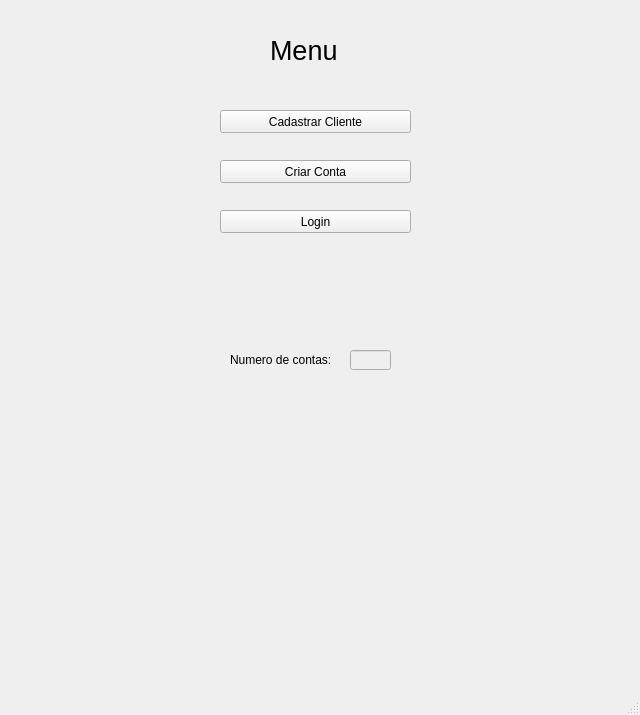
<?xml version="1.0" encoding="UTF-8"?>
<ui version="4.0">
 <class>MainWindow</class>
 <widget class="QMainWindow" name="MainWindow">
  <property name="geometry">
   <rect>
    <x>0</x>
    <y>0</y>
    <width>640</width>
    <height>715</height>
   </rect>
  </property>
  <property name="windowTitle">
   <string>MainWindow</string>
  </property>
  <widget class="QWidget" name="centralwidget">
   <widget class="QLabel" name="label_cadastrar">
    <property name="geometry">
     <rect>
      <x>270</x>
      <y>20</y>
      <width>91</width>
      <height>61</height>
     </rect>
    </property>
    <property name="sizePolicy">
     <sizepolicy hsizetype="Preferred" vsizetype="Preferred">
      <horstretch>10</horstretch>
      <verstretch>19</verstretch>
     </sizepolicy>
    </property>
    <property name="font">
     <font>
      <pointsize>20</pointsize>
     </font>
    </property>
    <property name="text">
     <string>Menu</string>
    </property>
   </widget>
   <widget class="QPushButton" name="botao_cadastrar_cliente">
    <property name="geometry">
     <rect>
      <x>220</x>
      <y>110</y>
      <width>191</width>
      <height>23</height>
     </rect>
    </property>
    <property name="text">
     <string>Cadastrar Cliente</string>
    </property>
   </widget>
   <widget class="QPushButton" name="botao_criar_conta">
    <property name="geometry">
     <rect>
      <x>220</x>
      <y>160</y>
      <width>191</width>
      <height>23</height>
     </rect>
    </property>
    <property name="text">
     <string>Criar Conta</string>
    </property>
   </widget>
   <widget class="QPushButton" name="botao_login">
    <property name="geometry">
     <rect>
      <x>220</x>
      <y>210</y>
      <width>191</width>
      <height>23</height>
     </rect>
    </property>
    <property name="text">
     <string>Login</string>
    </property>
   </widget>
   <widget class="QLineEdit" name="edit_numero_conta">
    <property name="enabled">
     <bool>false</bool>
    </property>
    <property name="geometry">
     <rect>
      <x>350</x>
      <y>350</y>
      <width>41</width>
      <height>20</height>
     </rect>
    </property>
    <property name="readOnly">
     <bool>false</bool>
    </property>
    <property name="placeholderText">
     <string/>
    </property>
    <property name="clearButtonEnabled">
     <bool>false</bool>
    </property>
   </widget>
   <widget class="QLabel" name="label_numero_contas">
    <property name="geometry">
     <rect>
      <x>230</x>
      <y>350</y>
      <width>121</width>
      <height>20</height>
     </rect>
    </property>
    <property name="text">
     <string>Numero de contas:</string>
    </property>
   </widget>
  </widget>
  <widget class="QStatusBar" name="statusbar"/>
 </widget>
 <resources/>
 <connections/>
</ui>
